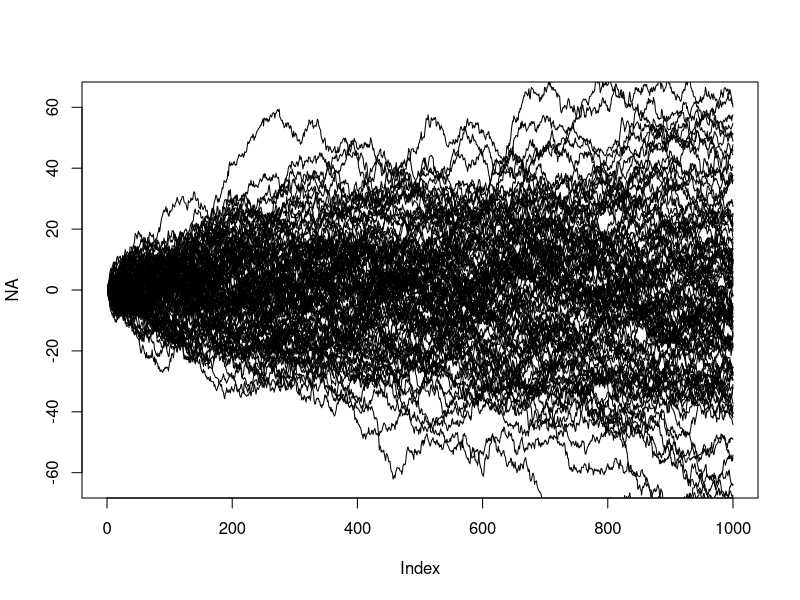

The R script that drew this image:
n <- 1000 # the length of the walk
x <- rep(0, n) # start with all zeros

# get an empty plot to start with:
plot(NA, type = 'n', xlim=c(0,n), ylim=c(-2*sqrt(n),2*sqrt(n)))
for (iter in 1:100) { # repeat 100 times
  # walk randomly:
  for (i in 1:(n-1)) { 
    x[i+1] <- x[i] + rnorm(1)
  }
  # plot:
  lines(1:n,x, col = "black")
} 

